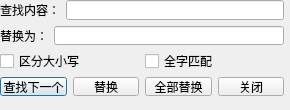
<?xml version="1.0" encoding="UTF-8"?>
<ui version="4.0">
 <class>ReplaceDialog</class>
 <widget class="QDialog" name="ReplaceDialog">
  <property name="geometry">
   <rect>
    <x>0</x>
    <y>0</y>
    <width>290</width>
    <height>110</height>
   </rect>
  </property>
  <property name="windowTitle">
   <string>替换</string>
  </property>
  <widget class="QWidget" name="">
   <property name="geometry">
    <rect>
     <x>0</x>
     <y>0</y>
     <width>284</width>
     <height>96</height>
    </rect>
   </property>
   <layout class="QVBoxLayout" name="verticalLayout">
    <item>
     <layout class="QHBoxLayout" name="horizontalLayout">
      <item>
       <widget class="QLabel" name="label">
        <property name="text">
         <string>查找内容：</string>
        </property>
       </widget>
      </item>
      <item>
       <widget class="QLineEdit" name="lineEditFind"/>
      </item>
     </layout>
    </item>
    <item>
     <layout class="QHBoxLayout" name="horizontalLayout_2">
      <item>
       <widget class="QLabel" name="label_2">
        <property name="text">
         <string>替换为：</string>
        </property>
       </widget>
      </item>
      <item>
       <widget class="QLineEdit" name="lineEditReplace"/>
      </item>
     </layout>
    </item>
    <item>
     <layout class="QHBoxLayout" name="horizontalLayout_3">
      <item>
       <widget class="QCheckBox" name="checkCase">
        <property name="text">
         <string>区分大小写</string>
        </property>
       </widget>
      </item>
      <item>
       <widget class="QCheckBox" name="checkWhole">
        <property name="text">
         <string>全字匹配</string>
        </property>
       </widget>
      </item>
     </layout>
    </item>
    <item>
     <layout class="QHBoxLayout" name="horizontalLayout_4">
      <item>
       <widget class="QPushButton" name="btnFindNext">
        <property name="text">
         <string>查找下一个</string>
        </property>
       </widget>
      </item>
      <item>
       <widget class="QPushButton" name="btnReplace">
        <property name="text">
         <string>替换</string>
        </property>
       </widget>
      </item>
      <item>
       <widget class="QPushButton" name="btnReplaceAll">
        <property name="text">
         <string>全部替换</string>
        </property>
       </widget>
      </item>
      <item>
       <widget class="QPushButton" name="btnclose">
        <property name="text">
         <string>关闭</string>
        </property>
       </widget>
      </item>
      <item>
       <spacer name="horizontalSpacer">
        <property name="orientation">
         <enum>Qt::Orientation::Horizontal</enum>
        </property>
        <property name="sizeHint" stdset="0">
         <size>
          <width>40</width>
          <height>20</height>
         </size>
        </property>
       </spacer>
      </item>
     </layout>
    </item>
   </layout>
  </widget>
 </widget>
 <resources/>
 <connections/>
</ui>
